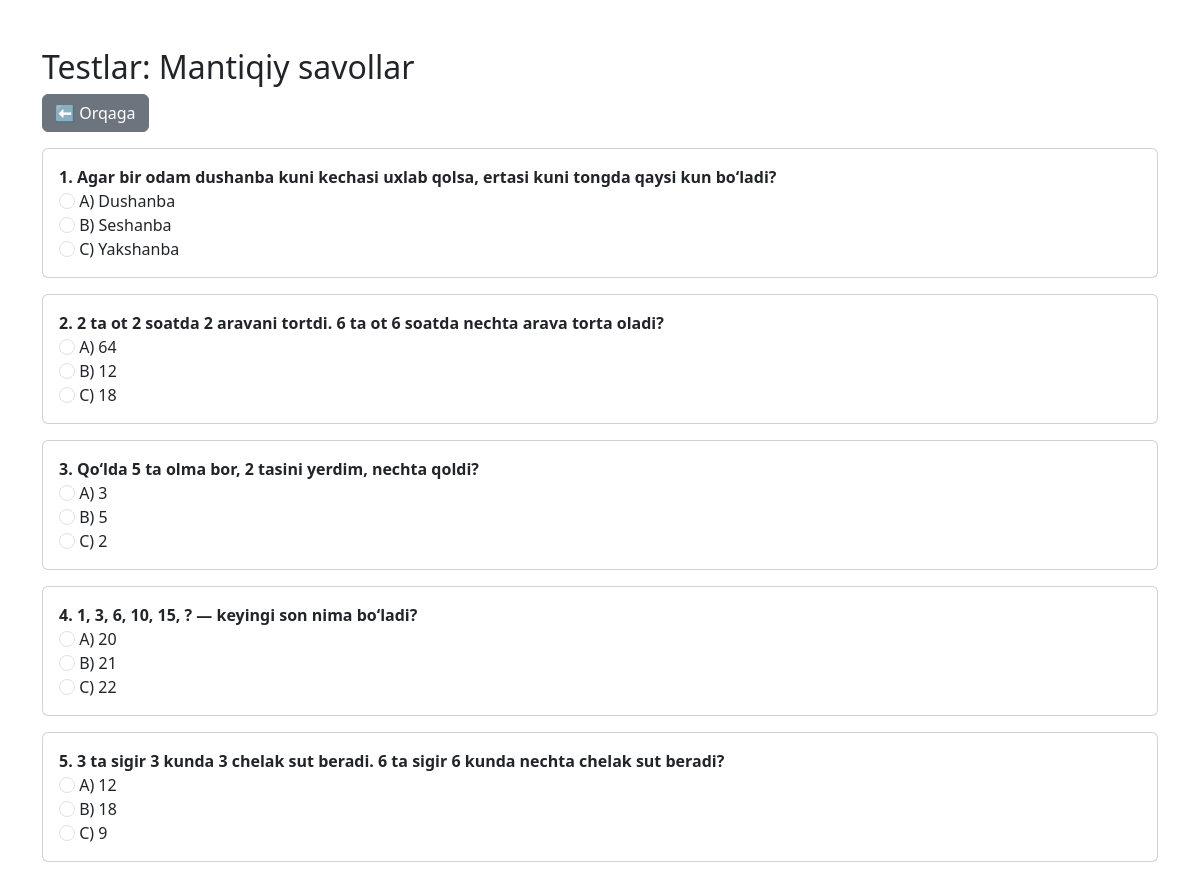
Page /baza/3/ on the committed database.
### quiz/models.py (models this page shows, shortened)
class Baza(models.Model):
    author = models.ForeignKey(User, on_delete=models.CASCADE)
    category = models.ForeignKey(Category, on_delete=models.CASCADE)
    test_count = models.IntegerField(default=0)
    name = models.CharField(max_length=200)
    created = models.DateTimeField(auto_now_add=True)
    view = models.IntegerField(default=0)
    def save(self, *args, **kwargs):
        super().save(*args, **kwargs)
        self.category.count = self.category.baza_set.count()
        self.category.save()

class Test(models.Model):
    baza = models.ForeignKey(Baza, on_delete=models.CASCADE)
    savol = models.TextField()
    a = models.CharField(max_length=200)
    b = models.CharField(max_length=200)
    c = models.CharField(max_length=200)
    d = models.CharField(max_length=200, null=True, blank=True)
    togri = models.CharField(max_length=1, help_text='Masalan: a')

### quiz/views.py (the view)
# urls.py: path('baza/<int:baza_id>/', views.test_list, name='test_list'),
def test_list(request, baza_id):
    baza = get_object_or_404(Baza, id=baza_id)
    baza.view += 1
    baza.save()
    tests = Test.objects.filter(baza=baza)
    return render(request, 'quiz/test.html', {'baza': baza, 'tests': tests})

### templates/quiz/test.html (shortened to what this page needs)
<!DOCTYPE html>
<html lang="uz">
<head>
    <link href="https://cdn.jsdelivr.net/npm/bootstrap@5.3.2/dist/css/bootstrap.min.css" rel="stylesheet">
</head>
<body class="container my-5">
    <h2>Testlar: {{ baza.name }}</h2>
    <a href="{% url 'baza_list' baza.category.id %}" class="btn btn-secondary mb-3">⬅ Orqaga</a>
    <form id="testForm">
        {% for test in tests %}
            <div class="card mb-3">
                <div class="card-body">
                    <strong>{{ forloop.counter }}. {{ test.savol }}</strong><br>
                    <div>
                        <label class="answer-option">
                            <input type="radio" name="test_{{ test.id }}" value="a" class="form-check-input" onclick="checkAnswer(this, '{{ test.id }}', '{{ test.togri|lower }}')" />
                            A) {{ test.a }}
                        </label><br>
                        <label class="answer-option">
                            <input type="radio" name="test_{{ test.id }}" value="b" class="form-check-input" onclick="checkAnswer(this, '{{ test.id }}', '{{ test.togri|lower }}')" />
                            B) {{ test.b }}
                        </label><br>
                        <label class="answer-option">
                            <input type="radio" name="test_{{ test.id }}" value="c" class="form-check-input" onclick="checkAnswer(this, '{{ test.id }}', '{{ test.togri|lower }}')" />
                            C) {{ test.c }}
                        </label><br>
                    </div>
                </div>
            </div>
        {% empty %}
            <p>Hozircha test yo'q.</p>
        {% endfor %}
    </form>
</body>
</html>

### templates/quiz/test.html (style rules this page uses)
.answer-option { cursor: pointer; }

### rows in the picture
Baza: name "Mantiqiy savollar"
Test: savol "Agar bir odam dushanba kuni kechasi uxlab qolsa, ertasi kuni tongda qaysi kun bo‘ladi?", a "Dushanba", b "Seshanba", c "Yakshanba"
Test: savol "2 ta ot 2 soatda 2 aravani tortdi. 6 ta ot 6 soatda nechta arava torta oladi?", a "64", b "12", c "18"
Test: savol "Qo‘lda 5 ta olma bor, 2 tasini yerdim, nechta qoldi?", a "3", b "5", c "2"
Test: savol "1, 3, 6, 10, 15, ? — keyingi son nima bo‘ladi?", a "20", b "21", c "22"
Test: savol "3 ta sigir 3 kunda 3 chelak sut beradi. 6 ta sigir 6 kunda nechta chelak sut beradi?", a "12", b "18", c "9"
